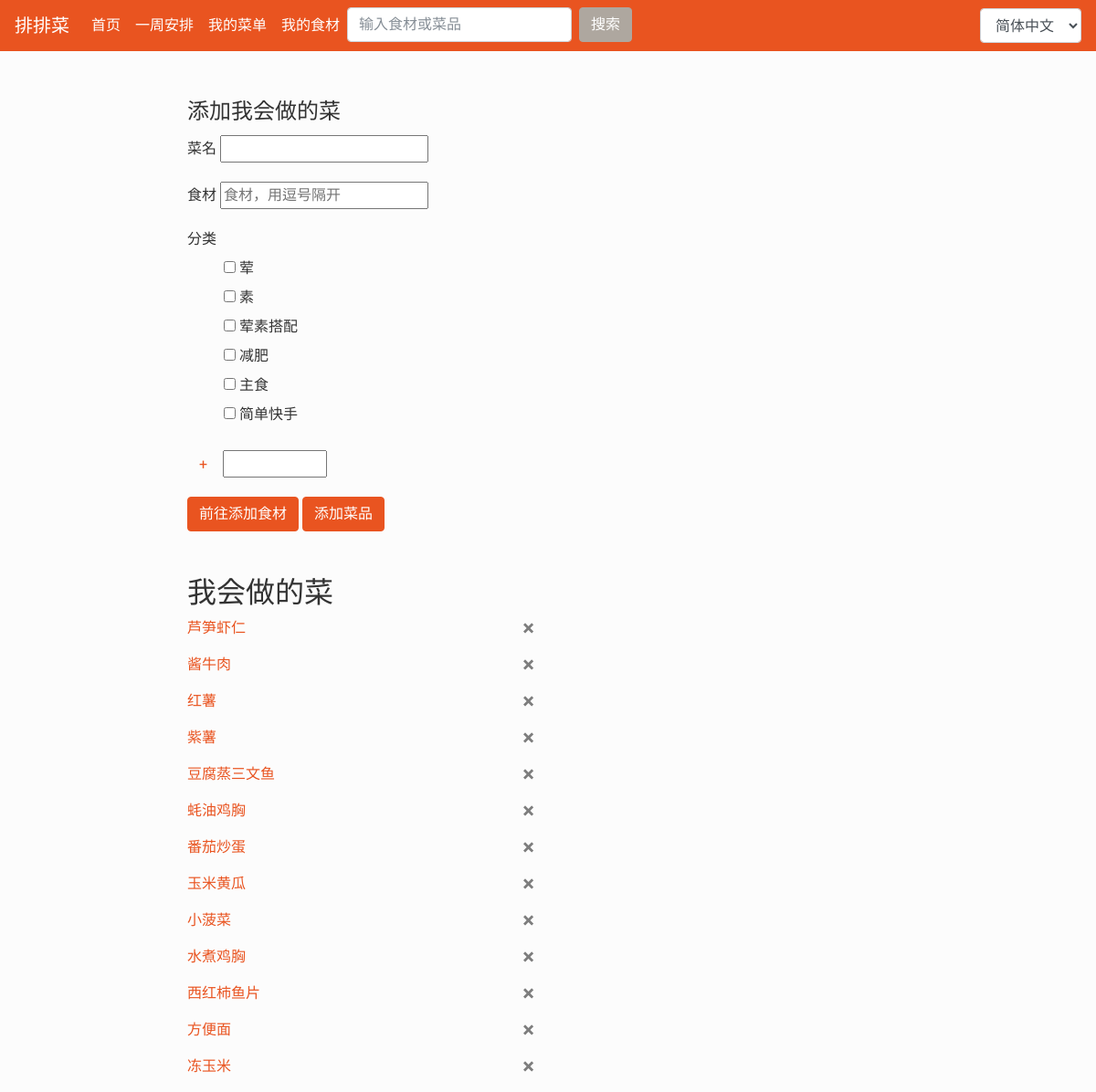
The app's page /dish/ (signed in), older data.
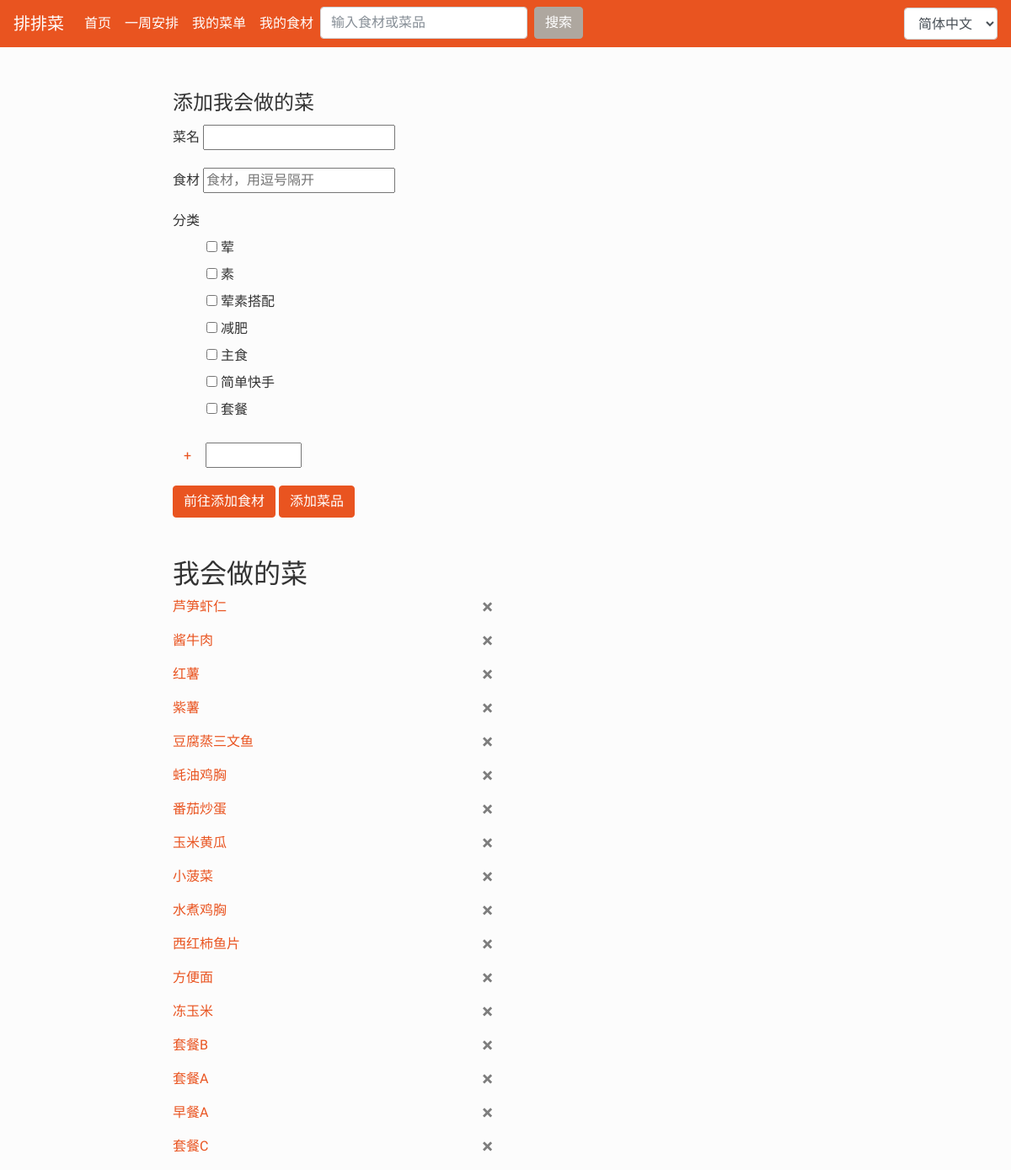
The same page, newer data.
### AutoGener/models.py (models this page shows, shortened)
class CanDo(models.Model):
    userid = models.IntegerField()
    name = models.CharField(max_length=100)
    type = models.ManyToManyField(DishType)
    ingre = models.ManyToManyField(CanGet, blank=True)

### AutoGener/views.py (the view, shortened to what this page needs)
# urls.py: path('dish/', views.get_dish, name='dish'),
@login_required
def get_dish(request):
    form = DishForm(user=request.user)
    currentuser = request.user
    canDolist = CanDo.objects.filter(userid=currentuser.id)
    cangetlist = CanGet.objects.filter(userid=currentuser.id)
    message = ''
    types = DishType.objects.filter(userid=currentuser.id)
    context = {'canDolist': canDolist, 'form': form, 'message': message, 'show_dishes': show_dishes,
               'types': types}
    return render(request, 'AutoGener/dishform.html', context)

### AutoGener/forms.py
class DishForm(forms.ModelForm):
    name = forms.CharField(max_length=10)
    def __init__(self, *args, **kwargs):
        self.user = kwargs.pop('user')
        super(DishForm, self).__init__(*args, **kwargs)
        self.fields['type'] = forms.ModelMultipleChoiceField(
                widget=forms.CheckboxSelectMultiple, queryset=DishType.objects.filter(userid=self.user.id))
    class Meta:
        model = CanDo
        fields = ['name', 'type']

### AutoGener/models.py (called while the page is built)
    def __str__(self):
        return self.name

### templates/AutoGener/dishform.html (shortened to what this page needs)
{% extends 'base.html' %}
{% load i18n %}
{% block main %}
<div>
<form action="/dish/" method="post">
  <fieldset>
    <legend>{% trans "添加我会做的菜" %}</legend>
    <div class="form-group">
      <label for="exampleInputPassword1">{% trans "菜名" %}</label>
      {{ form.name }}
    </div>
    <div class="form-group">
      <label for="exampleInputEmail1">{% trans "食材" %}</label>
      <form role="search" method="post" id="searchform" action="">
        <input type="text" name="dish_ingredient" placeholder="食材，用逗号隔开">
      </form>
    </div>
    <div class="form-group" id="type_list">
      <label for="exampleInputPassword1">{% trans "分类" %}</label>
      {{ form.type }}
      <form method="get" action="addtype/">
        <button type="submit" class="btn btn-link">+</button>
        <input type="text" name="new_type" style="width: 30%">
      </form>
    </div>
    <a class="btn btn-primary" target="_blank" href="{% url 'AutoGener:ingredient' %}" >{% trans "前往添加食材" %}</a>
    <button type="submit" class="btn btn-primary">{% trans "添加菜品" %}</button>
  </fieldset>
</form>
</div>
<br>
<br>
<div >
  <h2>{% trans "我会做的菜" %}</h2>
  {% for dish in canDolist %}
    <p> <a href="{% url 'AutoGener:dish_detail' dish.name%}">{{ dish.name }}</a>
    <a class="close" href="{% url 'AutoGener:dish_delete' dish.name %}" >&times;</a>
    </p>
  {% empty %}
    <div><p>{% trans "还没有会做的菜哦" %}</p></div>
  {% endfor %}
    </div>
{% endblock %}

Row changes from the older to the newer data that the page shows:
added CanDo: name "套餐B"
added CanDo: name "套餐A"
added CanDo: name "早餐A"
added CanDo: name "套餐C"
Text that changed along with them:
form field type: "☐ ☐ ☐ ☐ ☐ ☐" → "☐ ☐ ☐ ☐ ☐ ☐ ☐"
text no longer shown: "荤 素 荤素搭配 减肥 主食 简单快手"
text now shown: "荤 素 荤素搭配 减肥 主食 简单快手 套餐"
